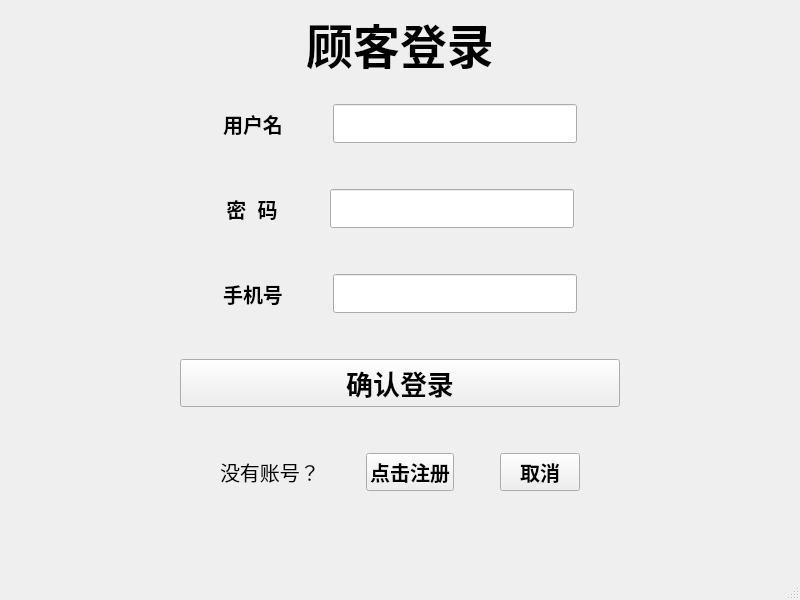
<?xml version="1.0" encoding="UTF-8"?>
<ui version="4.0">
 <class>MainWindow_customLogin</class>
 <widget class="QMainWindow" name="MainWindow_customLogin">
  <property name="geometry">
   <rect>
    <x>0</x>
    <y>0</y>
    <width>800</width>
    <height>600</height>
   </rect>
  </property>
  <property name="windowTitle">
   <string>顾客登录</string>
  </property>
  <widget class="QWidget" name="centralwidget">
   <layout class="QGridLayout" name="gridLayout">
    <item row="0" column="2">
     <spacer name="horizontalSpacer_2">
      <property name="orientation">
       <enum>Qt::Horizontal</enum>
      </property>
      <property name="sizeHint" stdset="0">
       <size>
        <width>40</width>
        <height>20</height>
       </size>
      </property>
     </spacer>
    </item>
    <item row="0" column="1">
     <layout class="QVBoxLayout" name="verticalLayout">
      <item>
       <widget class="QLabel" name="label">
        <property name="font">
         <font>
          <pointsize>35</pointsize>
          <weight>75</weight>
          <bold>true</bold>
         </font>
        </property>
        <property name="text">
         <string>顾客登录</string>
        </property>
        <property name="alignment">
         <set>Qt::AlignCenter</set>
        </property>
       </widget>
      </item>
      <item>
       <spacer name="horizontalSpacer_15">
        <property name="orientation">
         <enum>Qt::Horizontal</enum>
        </property>
        <property name="sizeHint" stdset="0">
         <size>
          <width>40</width>
          <height>20</height>
         </size>
        </property>
       </spacer>
      </item>
      <item>
       <layout class="QHBoxLayout" name="horizontalLayout">
        <item>
         <spacer name="horizontalSpacer_3">
          <property name="orientation">
           <enum>Qt::Horizontal</enum>
          </property>
          <property name="sizeHint" stdset="0">
           <size>
            <width>40</width>
            <height>20</height>
           </size>
          </property>
         </spacer>
        </item>
        <item>
         <widget class="QLabel" name="label_2">
          <property name="font">
           <font>
            <pointsize>15</pointsize>
            <weight>75</weight>
            <bold>true</bold>
           </font>
          </property>
          <property name="text">
           <string>用户名</string>
          </property>
          <property name="alignment">
           <set>Qt::AlignCenter</set>
          </property>
         </widget>
        </item>
        <item>
         <spacer name="horizontalSpacer_5">
          <property name="orientation">
           <enum>Qt::Horizontal</enum>
          </property>
          <property name="sizeHint" stdset="0">
           <size>
            <width>40</width>
            <height>20</height>
           </size>
          </property>
         </spacer>
        </item>
        <item>
         <widget class="QLineEdit" name="lineEdit_userName">
          <property name="font">
           <font>
            <pointsize>20</pointsize>
           </font>
          </property>
         </widget>
        </item>
        <item>
         <spacer name="horizontalSpacer_4">
          <property name="orientation">
           <enum>Qt::Horizontal</enum>
          </property>
          <property name="sizeHint" stdset="0">
           <size>
            <width>40</width>
            <height>20</height>
           </size>
          </property>
         </spacer>
        </item>
       </layout>
      </item>
      <item>
       <spacer name="verticalSpacer_3">
        <property name="orientation">
         <enum>Qt::Vertical</enum>
        </property>
        <property name="sizeHint" stdset="0">
         <size>
          <width>20</width>
          <height>40</height>
         </size>
        </property>
       </spacer>
      </item>
      <item>
       <layout class="QHBoxLayout" name="horizontalLayout_2">
        <item>
         <spacer name="horizontalSpacer_6">
          <property name="orientation">
           <enum>Qt::Horizontal</enum>
          </property>
          <property name="sizeHint" stdset="0">
           <size>
            <width>40</width>
            <height>20</height>
           </size>
          </property>
         </spacer>
        </item>
        <item>
         <widget class="QLabel" name="label_3">
          <property name="font">
           <font>
            <pointsize>15</pointsize>
            <weight>75</weight>
            <bold>true</bold>
           </font>
          </property>
          <property name="text">
           <string>密  码</string>
          </property>
          <property name="alignment">
           <set>Qt::AlignCenter</set>
          </property>
         </widget>
        </item>
        <item>
         <spacer name="horizontalSpacer_7">
          <property name="orientation">
           <enum>Qt::Horizontal</enum>
          </property>
          <property name="sizeHint" stdset="0">
           <size>
            <width>40</width>
            <height>20</height>
           </size>
          </property>
         </spacer>
        </item>
        <item>
         <widget class="QLineEdit" name="lineEdit_password">
          <property name="font">
           <font>
            <pointsize>20</pointsize>
           </font>
          </property>
         </widget>
        </item>
        <item>
         <spacer name="horizontalSpacer_8">
          <property name="orientation">
           <enum>Qt::Horizontal</enum>
          </property>
          <property name="sizeHint" stdset="0">
           <size>
            <width>40</width>
            <height>20</height>
           </size>
          </property>
         </spacer>
        </item>
       </layout>
      </item>
      <item>
       <spacer name="verticalSpacer">
        <property name="orientation">
         <enum>Qt::Vertical</enum>
        </property>
        <property name="sizeHint" stdset="0">
         <size>
          <width>20</width>
          <height>40</height>
         </size>
        </property>
       </spacer>
      </item>
      <item>
       <layout class="QHBoxLayout" name="horizontalLayout_3">
        <item>
         <spacer name="horizontalSpacer_9">
          <property name="orientation">
           <enum>Qt::Horizontal</enum>
          </property>
          <property name="sizeHint" stdset="0">
           <size>
            <width>40</width>
            <height>20</height>
           </size>
          </property>
         </spacer>
        </item>
        <item>
         <widget class="QLabel" name="label_4">
          <property name="font">
           <font>
            <pointsize>15</pointsize>
            <weight>75</weight>
            <bold>true</bold>
           </font>
          </property>
          <property name="text">
           <string>手机号</string>
          </property>
          <property name="alignment">
           <set>Qt::AlignCenter</set>
          </property>
         </widget>
        </item>
        <item>
         <spacer name="horizontalSpacer_10">
          <property name="orientation">
           <enum>Qt::Horizontal</enum>
          </property>
          <property name="sizeHint" stdset="0">
           <size>
            <width>40</width>
            <height>20</height>
           </size>
          </property>
         </spacer>
        </item>
        <item>
         <widget class="QLineEdit" name="lineEdit_phoneNumber">
          <property name="font">
           <font>
            <pointsize>20</pointsize>
           </font>
          </property>
         </widget>
        </item>
        <item>
         <spacer name="horizontalSpacer_11">
          <property name="orientation">
           <enum>Qt::Horizontal</enum>
          </property>
          <property name="sizeHint" stdset="0">
           <size>
            <width>40</width>
            <height>20</height>
           </size>
          </property>
         </spacer>
        </item>
       </layout>
      </item>
      <item>
       <spacer name="verticalSpacer_2">
        <property name="orientation">
         <enum>Qt::Vertical</enum>
        </property>
        <property name="sizeHint" stdset="0">
         <size>
          <width>20</width>
          <height>40</height>
         </size>
        </property>
       </spacer>
      </item>
      <item>
       <widget class="QPushButton" name="pushButton_Login">
        <property name="sizePolicy">
         <sizepolicy hsizetype="Minimum" vsizetype="Fixed">
          <horstretch>0</horstretch>
          <verstretch>0</verstretch>
         </sizepolicy>
        </property>
        <property name="font">
         <font>
          <pointsize>20</pointsize>
          <weight>75</weight>
          <bold>true</bold>
         </font>
        </property>
        <property name="text">
         <string>确认登录</string>
        </property>
       </widget>
      </item>
      <item>
       <spacer name="verticalSpacer_4">
        <property name="orientation">
         <enum>Qt::Vertical</enum>
        </property>
        <property name="sizeHint" stdset="0">
         <size>
          <width>20</width>
          <height>40</height>
         </size>
        </property>
       </spacer>
      </item>
      <item>
       <layout class="QHBoxLayout" name="horizontalLayout_4">
        <item>
         <spacer name="horizontalSpacer_12">
          <property name="orientation">
           <enum>Qt::Horizontal</enum>
          </property>
          <property name="sizeHint" stdset="0">
           <size>
            <width>40</width>
            <height>20</height>
           </size>
          </property>
         </spacer>
        </item>
        <item>
         <widget class="QLabel" name="label_5">
          <property name="font">
           <font>
            <pointsize>15</pointsize>
           </font>
          </property>
          <property name="text">
           <string>没有账号？</string>
          </property>
         </widget>
        </item>
        <item>
         <spacer name="horizontalSpacer_13">
          <property name="orientation">
           <enum>Qt::Horizontal</enum>
          </property>
          <property name="sizeHint" stdset="0">
           <size>
            <width>40</width>
            <height>20</height>
           </size>
          </property>
         </spacer>
        </item>
        <item>
         <widget class="QPushButton" name="pushButton_customRegister">
          <property name="font">
           <font>
            <pointsize>15</pointsize>
            <weight>75</weight>
            <bold>true</bold>
           </font>
          </property>
          <property name="text">
           <string>点击注册</string>
          </property>
         </widget>
        </item>
        <item>
         <spacer name="horizontalSpacer_16">
          <property name="orientation">
           <enum>Qt::Horizontal</enum>
          </property>
          <property name="sizeHint" stdset="0">
           <size>
            <width>40</width>
            <height>20</height>
           </size>
          </property>
         </spacer>
        </item>
        <item>
         <widget class="QPushButton" name="pushButton_quit">
          <property name="font">
           <font>
            <pointsize>15</pointsize>
            <weight>75</weight>
            <bold>true</bold>
           </font>
          </property>
          <property name="text">
           <string>取消</string>
          </property>
         </widget>
        </item>
        <item>
         <spacer name="horizontalSpacer_14">
          <property name="orientation">
           <enum>Qt::Horizontal</enum>
          </property>
          <property name="sizeHint" stdset="0">
           <size>
            <width>40</width>
            <height>20</height>
           </size>
          </property>
         </spacer>
        </item>
       </layout>
      </item>
     </layout>
    </item>
    <item row="0" column="0">
     <spacer name="horizontalSpacer">
      <property name="orientation">
       <enum>Qt::Horizontal</enum>
      </property>
      <property name="sizeHint" stdset="0">
       <size>
        <width>40</width>
        <height>20</height>
       </size>
      </property>
     </spacer>
    </item>
    <item row="1" column="1">
     <spacer name="verticalSpacer_5">
      <property name="orientation">
       <enum>Qt::Vertical</enum>
      </property>
      <property name="sizeHint" stdset="0">
       <size>
        <width>20</width>
        <height>40</height>
       </size>
      </property>
     </spacer>
    </item>
   </layout>
  </widget>
  <widget class="QMenuBar" name="menubar">
   <property name="geometry">
    <rect>
     <x>0</x>
     <y>0</y>
     <width>800</width>
     <height>26</height>
    </rect>
   </property>
  </widget>
  <widget class="QStatusBar" name="statusbar"/>
 </widget>
 <resources/>
 <connections/>
</ui>
